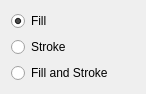
<?xml version="1.0" encoding="UTF-8"?>
<ui version="4.0">
 <class>glaxnimate::gui::FillToolWidget</class>
 <widget class="QWidget" name="FillToolWidget">
  <property name="geometry">
   <rect>
    <x>0</x>
    <y>0</y>
    <width>146</width>
    <height>90</height>
   </rect>
  </property>
  <layout class="QVBoxLayout" name="verticalLayout">
   <item>
    <widget class="QRadioButton" name="check_fill">
     <property name="text">
      <string>Fill</string>
     </property>
     <property name="icon">
      <iconset theme="format-fill-color">
       <normaloff>.</normaloff>.</iconset>
     </property>
     <property name="checked">
      <bool>true</bool>
     </property>
    </widget>
   </item>
   <item>
    <widget class="QRadioButton" name="check_stroke">
     <property name="text">
      <string>Stroke</string>
     </property>
     <property name="icon">
      <iconset theme="format-stroke-color">
       <normaloff>.</normaloff>.</iconset>
     </property>
    </widget>
   </item>
   <item>
    <widget class="QRadioButton" name="check_both">
     <property name="text">
      <string>Fill and Stroke</string>
     </property>
     <property name="icon">
      <iconset theme="edit-paste-style">
       <normaloff>.</normaloff>.</iconset>
     </property>
    </widget>
   </item>
   <item>
    <spacer name="verticalSpacer">
     <property name="orientation">
      <enum>Qt::Vertical</enum>
     </property>
     <property name="sizeHint" stdset="0">
      <size>
       <width>20</width>
       <height>40</height>
      </size>
     </property>
    </spacer>
   </item>
  </layout>
 </widget>
 <resources/>
 <connections/>
</ui>
